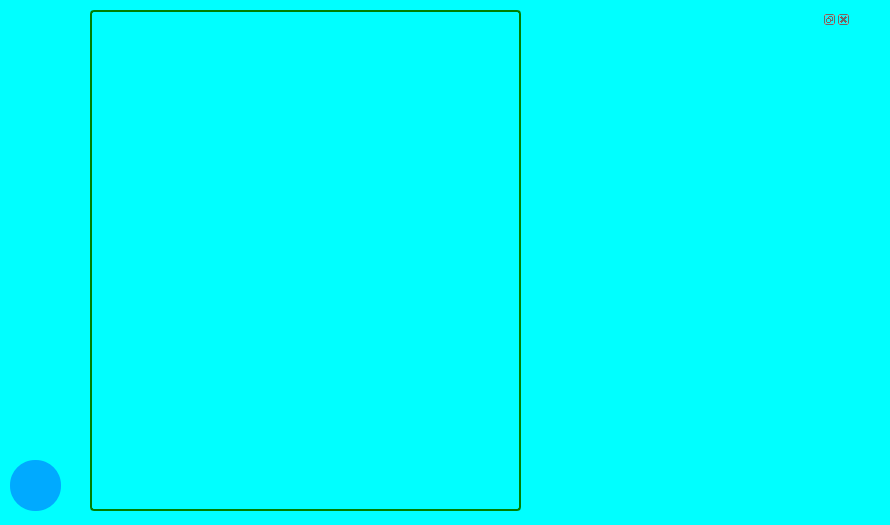
<?xml version="1.0" encoding="UTF-8"?>
<ui version="4.0">
 <class>MainWindow</class>
 <widget class="QStackedWidget" name="MainWindow">
  <property name="geometry">
   <rect>
    <x>0</x>
    <y>0</y>
    <width>890</width>
    <height>525</height>
   </rect>
  </property>
  <property name="windowTitle">
   <string>StackedWidget</string>
  </property>
  <property name="styleSheet">
   <string notr="true">background-color: rgb(0, 255, 255);</string>
  </property>
  <property name="currentIndex">
   <number>2</number>
  </property>
  <widget class="QWidget" name="StartPage">
   <widget class="QFrame" name="frame_first_page">
    <property name="geometry">
     <rect>
      <x>110</x>
      <y>50</y>
      <width>661</width>
      <height>211</height>
     </rect>
    </property>
    <property name="styleSheet">
     <string notr="true">background-color: rgb(85, 170, 255);
border-color: rgb(0, 0, 127);</string>
    </property>
    <property name="frameShape">
     <enum>QFrame::StyledPanel</enum>
    </property>
    <property name="frameShadow">
     <enum>QFrame::Raised</enum>
    </property>
    <widget class="QLabel" name="label_first_page">
     <property name="geometry">
      <rect>
       <x>140</x>
       <y>60</y>
       <width>501</width>
       <height>91</height>
      </rect>
     </property>
     <property name="styleSheet">
      <string notr="true">font: 75 28pt &quot;Tahoma&quot;;
color: rgb(0, 0, 0);</string>
     </property>
     <property name="text">
      <string>Elevator Simulation</string>
     </property>
    </widget>
   </widget>
   <widget class="QPushButton" name="start_button">
    <property name="geometry">
     <rect>
      <x>330</x>
      <y>410</y>
      <width>221</width>
      <height>91</height>
     </rect>
    </property>
    <property name="styleSheet">
     <string notr="true">
QPushButton {
font: 22pt &quot;Franklin Gothic Heavy&quot;;

border-radius: 25px;
background-color: rgb(85, 170, 255);
color: rgb(85, 85, 255);

}

QPushButton:hover{
background-color: rgb(50, 110, 255);
color: rgb(255, 255, 255);

}

QPushButton:pressed{
background-color: rgb(100, 170, 255);
}

</string>
    </property>
    <property name="text">
     <string>Start</string>
    </property>
    <property name="default">
     <bool>false</bool>
    </property>
   </widget>
  </widget>
  <widget class="QWidget" name="ParameterPage">
   <widget class="QComboBox" name="combobox_cat">
    <property name="geometry">
     <rect>
      <x>150</x>
      <y>160</y>
      <width>431</width>
      <height>61</height>
     </rect>
    </property>
    <property name="styleSheet">
     <string notr="true">
font: 16pt &quot;Franklin Gothic Heavy&quot;;</string>
    </property>
    <item>
     <property name="text">
      <string>Simple Elevator</string>
     </property>
    </item>
    <item>
     <property name="text">
      <string>Modern Elevator(Multiple click)</string>
     </property>
    </item>
    <item>
     <property name="text">
      <string>Azerbaijani Mode</string>
     </property>
    </item>
   </widget>
   <widget class="QPushButton" name="simulate_button">
    <property name="geometry">
     <rect>
      <x>330</x>
      <y>430</y>
      <width>221</width>
      <height>91</height>
     </rect>
    </property>
    <property name="styleSheet">
     <string notr="true">
QPushButton {
font: 22pt &quot;Franklin Gothic Heavy&quot;;

border-radius: 25px;
background-color: rgb(85, 170, 255);
color: rgb(85, 85, 255);

}

QPushButton:hover{
background-color: rgb(50, 110, 255);
color: rgb(255, 255, 255);

}

QPushButton:pressed{
background-color: rgb(100, 170, 255);
}

</string>
    </property>
    <property name="text">
     <string>Simulate</string>
    </property>
    <property name="default">
     <bool>false</bool>
    </property>
   </widget>
   <widget class="QPushButton" name="info_button">
    <property name="geometry">
     <rect>
      <x>740</x>
      <y>80</y>
      <width>91</width>
      <height>81</height>
     </rect>
    </property>
    <property name="styleSheet">
     <string notr="true">
QPushButton {
image: &quot;C:\\Users\\Alex\\Downloads\\pngegg.png&quot;;
font: 22pt &quot;Franklin Gothic Heavy&quot;;

border-radius: 25px;
	background-color: rgb(255, 0, 0);
color: rgb(85, 85, 255);

}

QPushButton:hover{
background-color: rgb(50, 110, 255);
color: rgb(255, 255, 255);

}

QPushButton:pressed{
background-color: rgb(100, 170, 255);
}

</string>
    </property>
    <property name="text">
     <string/>
    </property>
    <property name="icon">
     <iconset>
      <normaloff>C:/Users/Alex/Downloads/pngegg.png</normaloff>C:/Users/Alex/Downloads/pngegg.png</iconset>
    </property>
    <property name="iconSize">
     <size>
      <width>80</width>
      <height>80</height>
     </size>
    </property>
   </widget>
   <widget class="QWidget" name="layoutWidget">
    <property name="geometry">
     <rect>
      <x>150</x>
      <y>90</y>
      <width>427</width>
      <height>51</height>
     </rect>
    </property>
    <layout class="QHBoxLayout" name="horizontalLayout">
     <item>
      <widget class="QLabel" name="label_floor">
       <property name="styleSheet">
        <string notr="true">font: 14pt &quot;Franklin Gothic Heavy&quot;;</string>
       </property>
       <property name="text">
        <string>How many floors?</string>
       </property>
      </widget>
     </item>
     <item>
      <widget class="QLineEdit" name="lieedit_floor">
       <property name="styleSheet">
        <string notr="true">QLineEdit{
    font: 16pt &quot;Franklin Gothic Heavy&quot;;
	border : 1px solid black;
	border-radius :5px;
	paddling: 5px;
	color: white;
	
	background-color: rgb(170, 255, 255);
	

}

QLineEdit::focus{
	border: 2px solid blue;

}
</string>
       </property>
       <property name="text">
        <string/>
       </property>
      </widget>
     </item>
    </layout>
   </widget>
   <widget class="QPushButton" name="return_in_param">
    <property name="geometry">
     <rect>
      <x>10</x>
      <y>460</y>
      <width>51</width>
      <height>51</height>
     </rect>
    </property>
    <property name="styleSheet">
     <string notr="true">
QPushButton {
font: 22pt &quot;Franklin Gothic Heavy&quot;;

border-radius: 25px;
	
	
	background-color: rgb(0, 170, 255);
color: rgb(85, 85, 255);

}

QPushButton:hover{
background-color: rgb(50, 110, 255);
color: rgb(255, 255, 255);

}

QPushButton:pressed{
background-color: rgb(100, 170, 255);
}

</string>
    </property>
    <property name="text">
     <string/>
    </property>
    <property name="icon">
     <iconset>
      <normaloff>C:/Users/Alex/Downloads/pngwing.com (1).png</normaloff>C:/Users/Alex/Downloads/pngwing.com (1).png</iconset>
    </property>
    <property name="iconSize">
     <size>
      <width>30</width>
      <height>30</height>
     </size>
    </property>
   </widget>
  </widget>
  <widget class="QWidget" name="SimulationPage">
   <widget class="QDockWidget" name="pygame_dock">
    <property name="geometry">
     <rect>
      <x>530</x>
      <y>10</y>
      <width>321</width>
      <height>511</height>
     </rect>
    </property>
    <widget class="QWidget" name="dockWidgetContents"/>
   </widget>
   <widget class="QFrame" name="elev_but_frame">
    <property name="geometry">
     <rect>
      <x>90</x>
      <y>10</y>
      <width>431</width>
      <height>501</height>
     </rect>
    </property>
    <property name="styleSheet">
     <string notr="true">QFrame {
    border: 2px solid green;
    border-radius: 4px;
    padding: 2px;

}</string>
    </property>
    <property name="frameShape">
     <enum>QFrame::StyledPanel</enum>
    </property>
    <property name="frameShadow">
     <enum>QFrame::Raised</enum>
    </property>
   </widget>
   <widget class="QPushButton" name="return_in_simul">
    <property name="geometry">
     <rect>
      <x>10</x>
      <y>460</y>
      <width>51</width>
      <height>51</height>
     </rect>
    </property>
    <property name="styleSheet">
     <string notr="true">
QPushButton {
font: 22pt &quot;Franklin Gothic Heavy&quot;;

border-radius: 25px;
	
	
	background-color: rgb(0, 170, 255);
color: rgb(85, 85, 255);

}

QPushButton:hover{
background-color: rgb(50, 110, 255);
color: rgb(255, 255, 255);

}

QPushButton:pressed{
background-color: rgb(100, 170, 255);
}

</string>
    </property>
    <property name="text">
     <string/>
    </property>
    <property name="icon">
     <iconset>
      <normaloff>C:/Users/Alex/Downloads/pngwing.com (1).png</normaloff>C:/Users/Alex/Downloads/pngwing.com (1).png</iconset>
    </property>
    <property name="iconSize">
     <size>
      <width>30</width>
      <height>30</height>
     </size>
    </property>
   </widget>
  </widget>
 </widget>
 <resources/>
 <connections/>
</ui>
